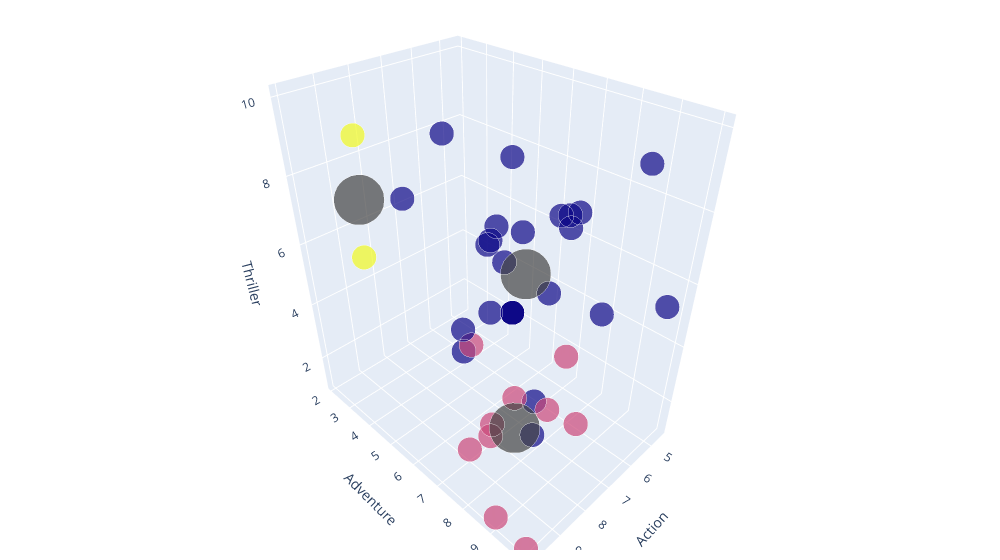

Write notebook code for a chart like this one.
### Markdown cell above
Running the function on the `subset` dataframe and specifying $k = 3$ returns the following clusters.

### Code cell
kmeans(subset,3)

### Figure 1 — Plotly figure (JSON) as saved in the notebook; plotly's stock layout.template omitted (floating-point values rounded to 4 significant figures)
{"data": [{"marker": {"color": [1, 1, 1, 2, 1, 2, 3, 1, 1, 1, 1, 1, 1, 1, 2, 1, 1, 1, 1, 1, 1, 1, 1, 2, 2, 2, 1, 1, 1, 1, 1, 1, 1, 1, 2, 1, 2, 2, 2, 3, null, null, null], "size": [17, 17, 17, 17, 17, 17, 17, 17, 17, 17, 17, 17, 17, 17, 17, 17, 17, 17, 17, 17, 17, 17, 17, 17, 17, 17, 17, 17, 17, 17, 17, 17, 17, 17, 17, 17, 17, 17, 17, 17, 35, 35, 35]}, "mode": "markers", "text": ["Chao, Christopher", "Chen, Yu-Wen", "Chen, Ziheng", "Duan, Shangyan", "Ferrer, Darrel Steve", "Gong, Minghao", "Guo, Jie", "Guo, Ziyu", "Hernandez, Marisol", "Hsiao, Yu-Chen", "Jiang, Denggao", "Kommu, Vasanth", "Lester, Michelle", "Li, Binghao", "Li, Zhiqian", "Liao, Ting-Chun", "Liu, Chang", "Lunny, Tessa", "Lyu, Jiye", "Lyu, Kunlin", "Ma, Mingfei", "Mai, Dat", "Mao, Ziyuan 'Jessica'", "Mei, Yu", "Molenaar, Chase", "Ngo, Thi Xuan", "Nguyen, Don", "Ou, Xiang", "Reyes, Fernando", "Rosales, Christopher", "Shah, Harsh Rajeshkumar", "Sigel, Daniel", "Singh, Robin", "Swanson, Cameron", "Tang, Shaojie", "Wang, Victor", "YANG, RUIHAO", "Yao, Ting", "Zheng, Tan", "Nehoran, Dana", "Centroid 1", "Centroid 2", "Centroid 3"], "type": "scatter3d", "x": [7, 9, 8.272, 10, 9.5, 9.9, 8.5, 10, 8.8, 8.5, 10, 8.272, 8.272, 6, 7, 5, 8, 8.272, 8, 10, 10, 9.5, 4.5, 10, 6.5, 7, 10, 8, 8.272, 8.272, 7, 8.272, 8.272, 7.5, 9.9, 8, 7, 7.8, 8.5, 8.3, 8.231, 8.36, 8.4], "y": [8.3, 7.8, 9, 8.8, 8.67, 8, 2.2, 10, 6.2, 9.6, 8, 7.782, 7.782, 7.5, 5, 9.9, 7.782, 7.782, 8.6, 6.3, 10, 8.3, 8.6, 10, 8.111, 6.778, 8, 10, 7.782, 7.782, 6.5, 7.782, 7.782, 6.5, 8.888, 6.7, 8, 6.67, 10.0, 2.1, 8.097, 8.025, 2.15], "z": [7.9, 6.38, 9, 4, 8.351, 2.8, 5, 5, 10, 9.4, 6, 5.961, 5.961, 7.5, 2.5, 5.5, 8, 5.961, 6.8, 9, 5.961, 8.677, 8.7, 1, 3.7, 1.576, 6.6, 7, 5.961, 5.961, 9, 5.961, 5.961, 7.4, 1, 7.2, 2, 1.01, 4.156, 8.6, 7.182, 2.374, 6.8]}], "layout": {"margin": {"b": 10, "l": 10, "r": 30, "t": 10}, "scene": {"xaxis": {"title": {"text": "Action"}}, "yaxis": {"title": {"text": "Adventure"}}, "zaxis": {"title": {"text": "Thriller"}}}, "width": 1000}}
